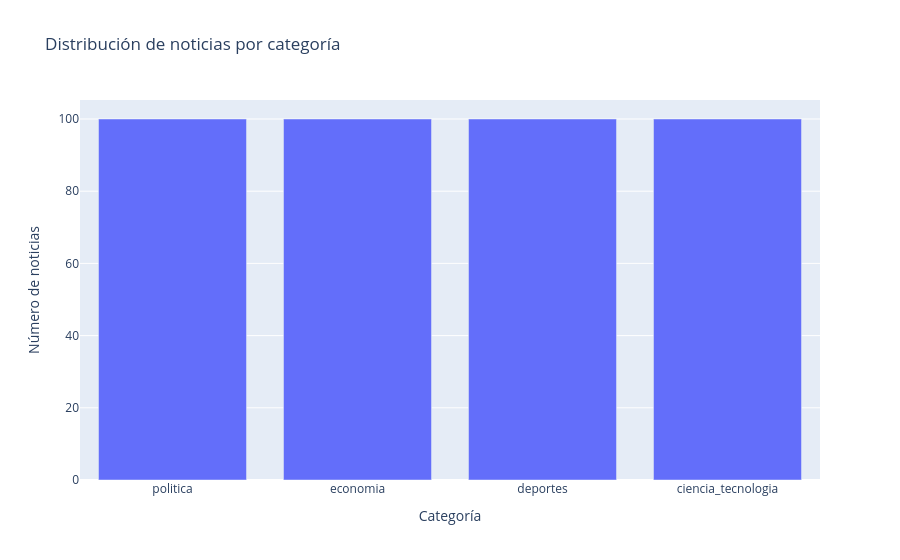

Source (notebook cell):
### Code cell
conteo_categoria = (
    df_noticias["etiqueta"]
    .value_counts()
    .reset_index()
)

conteo_categoria.columns = ["categoria", "cantidad"]

fig = px.bar(
    conteo_categoria,
    x="categoria",
    y="cantidad",
    title="Distribución de noticias por categoría",
    labels={
        "categoria": "Categoría",
        "cantidad": "Número de noticias"
    }
)

fig.show()

### Figure 1 — Plotly figure (JSON) as saved in the notebook; plotly's stock layout.template omitted (floating-point values rounded to 4 significant figures)
{"data": [{"hovertemplate": "Categoría=%{x}<br>Número de noticias=%{y}<extra></extra>", "legendgroup": "", "marker": {"color": "#636efa", "pattern": {"shape": ""}}, "name": "", "orientation": "v", "showlegend": false, "textposition": "auto", "type": "bar", "x": ["politica", "economia", "deportes", "ciencia_tecnologia"], "xaxis": "x", "y": [100, 100, 100, 100], "yaxis": "y"}], "layout": {"barmode": "relative", "legend": {"tracegroupgap": 0}, "title": {"text": "Distribución de noticias por categoría"}, "xaxis": {"anchor": "y", "domain": [0, 1], "title": {"text": "Categoría"}}, "yaxis": {"anchor": "x", "domain": [0, 1], "title": {"text": "Número de noticias"}}}}
